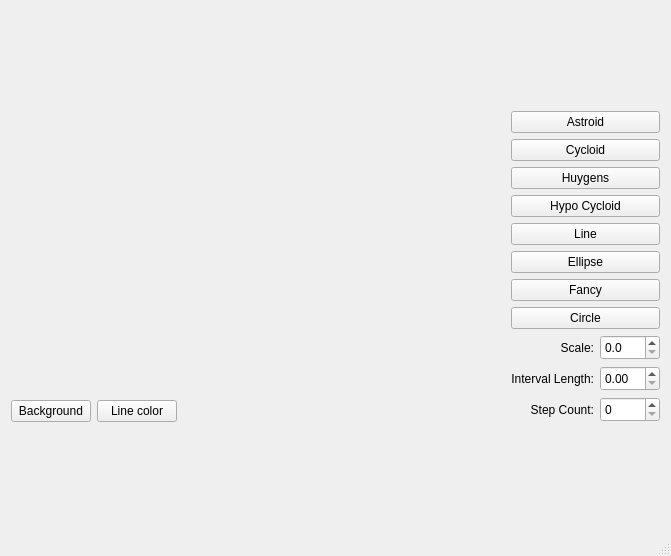
<?xml version="1.0" encoding="UTF-8"?>
<ui version="4.0">
 <class>MainWindow</class>
 <widget class="QMainWindow" name="MainWindow">
  <property name="geometry">
   <rect>
    <x>0</x>
    <y>0</y>
    <width>671</width>
    <height>556</height>
   </rect>
  </property>
  <property name="windowTitle">
   <string>MainWindow</string>
  </property>
  <widget class="QWidget" name="centralWidget">
   <layout class="QGridLayout" name="gridLayout_2">
    <item row="0" column="0">
     <layout class="QGridLayout" name="gridLayout">
      <item row="0" column="0" colspan="3">
       <widget class="RenderArea" name="renderArea" native="true"/>
      </item>
      <item row="1" column="0">
       <widget class="QPushButton" name="btnBackground">
        <property name="text">
         <string>Background</string>
        </property>
       </widget>
      </item>
      <item row="1" column="1">
       <widget class="QPushButton" name="btnLineColor">
        <property name="text">
         <string>Line color</string>
        </property>
       </widget>
      </item>
      <item row="1" column="2">
       <spacer name="horizontalSpacer">
        <property name="orientation">
         <enum>Qt::Horizontal</enum>
        </property>
        <property name="sizeHint" stdset="0">
         <size>
          <width>118</width>
          <height>20</height>
         </size>
        </property>
       </spacer>
      </item>
     </layout>
    </item>
    <item row="0" column="1">
     <layout class="QVBoxLayout" name="verticalLayout">
      <item>
       <widget class="QPushButton" name="btnAstroid">
        <property name="text">
         <string>Astroid</string>
        </property>
       </widget>
      </item>
      <item>
       <widget class="QPushButton" name="btnCycloid">
        <property name="text">
         <string>Cycloid</string>
        </property>
       </widget>
      </item>
      <item>
       <widget class="QPushButton" name="btnHuygensCicloid">
        <property name="text">
         <string>Huygens</string>
        </property>
       </widget>
      </item>
      <item>
       <widget class="QPushButton" name="btnHypoCycloid">
        <property name="text">
         <string>Hypo Cycloid</string>
        </property>
       </widget>
      </item>
      <item>
       <widget class="QPushButton" name="btnLine">
        <property name="text">
         <string>Line</string>
        </property>
       </widget>
      </item>
      <item>
       <widget class="QPushButton" name="btnEllipse">
        <property name="text">
         <string>Ellipse</string>
        </property>
       </widget>
      </item>
      <item>
       <widget class="QPushButton" name="btnFancy">
        <property name="text">
         <string>Fancy</string>
        </property>
       </widget>
      </item>
      <item>
       <widget class="QPushButton" name="btnCircle">
        <property name="text">
         <string>Circle</string>
        </property>
       </widget>
      </item>
      <item>
       <layout class="QHBoxLayout" name="horizontalLayout">
        <item>
         <widget class="QLabel" name="label">
          <property name="text">
           <string>Scale:</string>
          </property>
          <property name="alignment">
           <set>Qt::AlignRight|Qt::AlignTrailing|Qt::AlignVCenter</set>
          </property>
         </widget>
        </item>
        <item>
         <widget class="QDoubleSpinBox" name="spinScale">
          <property name="maximumSize">
           <size>
            <width>60</width>
            <height>25</height>
           </size>
          </property>
          <property name="decimals">
           <number>1</number>
          </property>
          <property name="singleStep">
           <double>0.100000000000000</double>
          </property>
         </widget>
        </item>
       </layout>
      </item>
      <item>
       <layout class="QHBoxLayout" name="horizontalLayout_2">
        <item>
         <widget class="QLabel" name="label_2">
          <property name="text">
           <string>Interval Length:</string>
          </property>
          <property name="alignment">
           <set>Qt::AlignRight|Qt::AlignTrailing|Qt::AlignVCenter</set>
          </property>
         </widget>
        </item>
        <item>
         <widget class="QDoubleSpinBox" name="spinIntervalLength">
          <property name="maximumSize">
           <size>
            <width>60</width>
            <height>25</height>
           </size>
          </property>
          <property name="maximum">
           <double>100.000000000000000</double>
          </property>
          <property name="singleStep">
           <double>0.100000000000000</double>
          </property>
         </widget>
        </item>
       </layout>
      </item>
      <item>
       <layout class="QHBoxLayout" name="horizontalLayout_3">
        <item>
         <widget class="QLabel" name="label_3">
          <property name="text">
           <string>Step Count:</string>
          </property>
          <property name="alignment">
           <set>Qt::AlignRight|Qt::AlignTrailing|Qt::AlignVCenter</set>
          </property>
         </widget>
        </item>
        <item>
         <widget class="QSpinBox" name="spinCount">
          <property name="maximumSize">
           <size>
            <width>60</width>
            <height>25</height>
           </size>
          </property>
          <property name="maximum">
           <number>512</number>
          </property>
          <property name="singleStep">
           <number>1</number>
          </property>
         </widget>
        </item>
       </layout>
      </item>
     </layout>
    </item>
   </layout>
  </widget>
  <widget class="QStatusBar" name="statusBar"/>
 </widget>
 <layoutdefault spacing="6" margin="11"/>
 <customwidgets>
  <customwidget>
   <class>RenderArea</class>
   <extends>QWidget</extends>
   <header>renderarea.h</header>
   <container>1</container>
  </customwidget>
 </customwidgets>
 <resources/>
 <connections/>
</ui>
